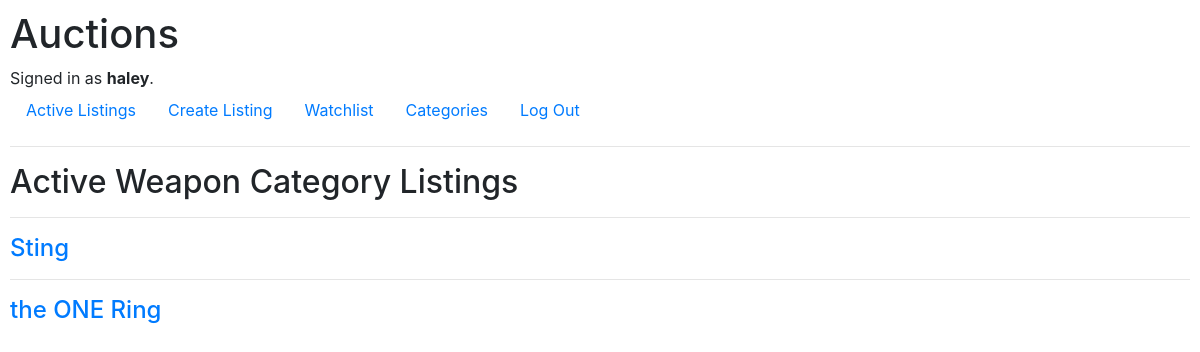
Screenshot of /category_auction/3/ (signed in) with the database file from the repository.
### auctions/models.py (models this page shows, shortened)
class User(AbstractUser):
    pass

class Category(models.Model):
    name = models.CharField(max_length=50)
    class Meta:
        verbose_name_plural= "Categories"

class Auction(models.Model):
    title = models.CharField(max_length=255)
    description = models.CharField(max_length=255)
    start_bid = models.IntegerField(null=True)
    image_url = models.CharField(max_length=255,blank=True, null=True)
    category = models.ManyToManyField(Category,related_name='categories')
    isActive = models.BooleanField(default=True)
    created_by = models.ForeignKey(User, on_delete=models.CASCADE)

### auctions/views.py (the view)
# urls.py: path('category_auction/<int:category_id>/', views.category_auction, name="category_auction"),
def category_auction(request,category_id):
    auctions = Auction.objects.filter(category__id=category_id)
    name = Category.objects.filter(id=category_id)
    return render(request, "auctions/category_auction.html", {
        "auctions":auctions,
        "name":name
    })

### auctions/templates/auctions/category_auction.html
{% extends "auctions/layout.html" %}
{% block body %}
{% for category in name %}
  <h2>Active {{category.name}} Category Listings</h2>
{% endfor %}
{% for auction in auctions %}
  {% if auction.isActive %}
    <hr>
    <div>
        <h4><a href="/detail/{{ auction.id }}">{{ auction.title }}</a></h4>
          {% endif %}
        {% endfor %}
      </div>
{% endblock %}

### auctions/templates/auctions/layout.html (shortened to what this page needs)
{% load static %}
<!DOCTYPE html>
<html lang="en">
    <head>
        <link rel="stylesheet" href="https://stackpath.bootstrapcdn.com/bootstrap/4.4.1/css/bootstrap.min.css">
        <link href="{% static 'auctions/styles.css' %}" rel="stylesheet">
    </head>
    <body>
        <h1>Auctions</h1>
        <div>
            {% if user.is_authenticated %}
                Signed in as <strong>{{ user.username }}</strong>.
            {% else %}
                Not signed in.
            {% endif %}
        </div>
        <ul class="nav">
            {% if user.is_authenticated %}
            <li class="nav-item">
                <a class="nav-link" href="{% url 'index' %}">Active Listings</a>
            </li>
            <li class="nav-item">
                <a class="nav-link" href="{% url 'add_auction' %}">Create Listing</a>
            </li>
            <li class="nav-item">
                <a class="nav-link" href="{% url 'watchlist' %}">Watchlist</a>
            </li>
            <li class="nav-item">
                <a class="nav-link" href="{% url 'categories' %}">Categories</a>
            </li>
            <li class="nav-item">
                <a class="nav-link" href="{% url 'logout' %}">Log Out</a>
            </li>
            {% endif %}
        </ul>
        <hr>
        {% block body %}
        {% endblock %}
    </body>
</html>

### auctions/static/auctions/styles.css (style rules this page uses)
body { padding: 10px; }

### rows the page displays
User: username "haley"
Category: name "Weapon"
Auction: title "Sting"
Auction: title "the ONE Ring"
